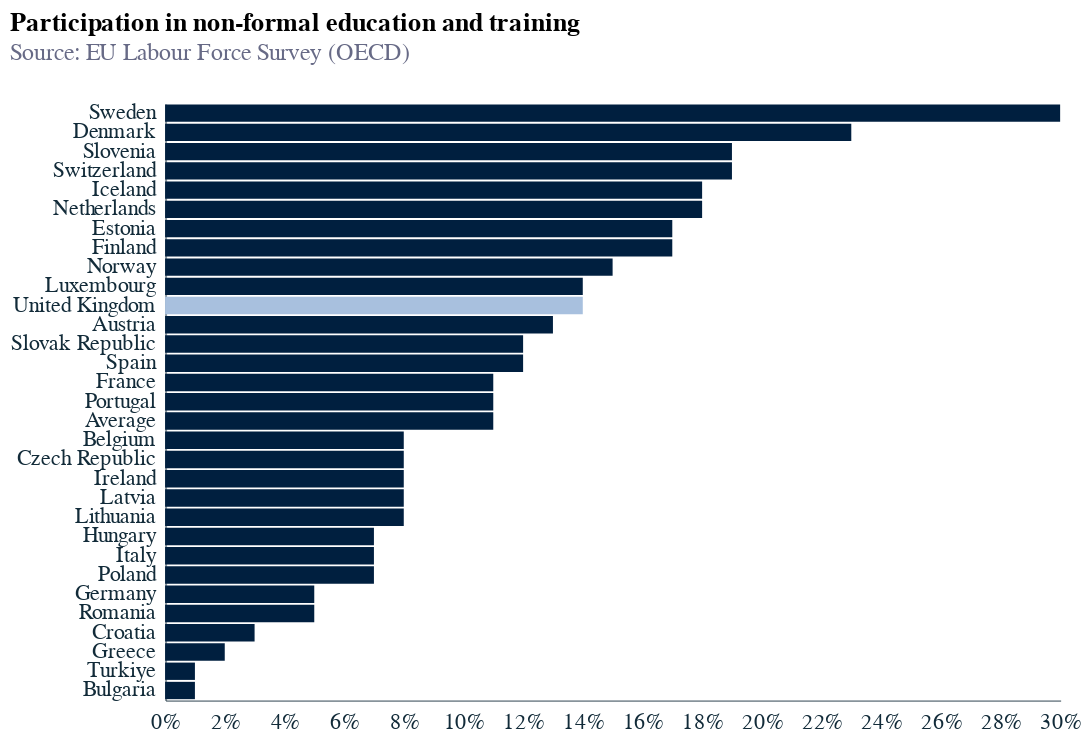

Notebook cell for this chart:
### Code cell
chart4 = alt.Chart(train_df).mark_bar(width = 20).encode(
    x=alt.X('participation:Q', title='', axis=alt.Axis(labelExpr="format(datum.value,',') + '%'")),
    y=alt.Y('Country:N', title='', sort='-x'),
    tooltip=['Country:N', 'participation:Q'],
    color=alt.condition(
        alt.datum.Country == "United Kingdom",
        alt.value('#A8C0DE'),  
        alt.value('#001f3f')
    ) 

).properties(
    title={
        "text": "Participation in non-formal education and training",
        "anchor": "start",
        "subtitle": ["Source: EU Labour Force Survey (OECD)", ""],
        "subtitleColor": "#676A86"
    },
    width=450,  # Adjust width as needed
    height=300  # Adjust height as needed
)

chart4

### Figure 1 — Vega-Lite specification as saved in the notebook (floating-point values rounded to 4 significant figures)
{"config": {"font": "Circular Std", "mark": {"line": {"interpolate": "linear"}}, "view": {"stroke": "transparent", "width": 400, "height": 300}, "range": {"category": ["#179fdb", "#e6224b", "#f4c245", "#122b39", "#eb5c2e", "#36b7b4"], "diverging": ["#E6224B", "#E54753", "#C9C9C9", "#179FDB", "#122B39"], "heatmap": ["#C9C9C9", "#179FDB", "#0063AF", "#122B39"], "ordinal": ["#00A767", "#36B7B4", "#179FDB", "#0063AF", "#243B5A"]}, "axisX": {"labelColor": "#122b39", "tickColor": "#122b39", "domainColor": "#122b39", "domainOpacity": 0.5, "gridOpacity": 0, "labelFont": "Circular Std", "labelAngle": 0, "labelAlign": "center", "labelFontSize": 11, "labelPadding": 5, "tickCount": 10, "tickSize": 0, "title": ""}, "axisY": {"labelColor": "#122b39", "labelFont": "Circular Std", "tickColor": "#122b39", "domainColor": "#122b39", "gridColor": "#122b39", "gridDash": [1, 5], "gridOpacity": 0.5, "labelPadding": 5, "labelFontSize": 11, "domainOpacity": 0.5, "tickSize": 0, "title": null, "titleAlign": "left", "titleAngle": 0, "titleBaseline": "bottom", "titleColor": "#122b39", "titleOpacity": 0.9, "titleX": 0, "titleY": -7}}, "data": {"name": "data-a3bb42ca26db28671b451574887164e6"}, "mark": {"type": "bar", "width": 20}, "encoding": {"color": {"condition": {"test": "(datum.Country === 'United Kingdom')", "value": "#A8C0DE"}, "value": "#001f3f"}, "tooltip": [{"field": "Country", "type": "nominal"}, {"field": "participation", "type": "quantitative"}], "x": {"axis": {"labelExpr": "format(datum.value,',') + '%'"}, "field": "participation", "title": "", "type": "quantitative"}, "y": {"field": "Country", "sort": "-x", "title": "", "type": "nominal"}}, "height": 300, "title": {"text": "Participation in non-formal education and training", "anchor": "start", "subtitle": ["Source: EU Labour Force Survey (OECD)", ""], "subtitleColor": "#676A86"}, "width": 450, "$schema": "https://vega.github.io/schema/vega-lite/v5.17.0.json", "datasets": {"data-a3bb42ca26db28671b451574887164e6": [{"Country": "Austria", "participation": 13}, {"Country": "Belgium", "participation": 8}, {"Country": "Czech Republic", "participation": 8}, {"Country": "Denmark", "participation": 23}, {"Country": "Estonia", "participation": 17}, {"Country": "Finland", "participation": 17}, {"Country": "France", "participation": 11}, {"Country": "Germany", "participation": 5}, {"Country": "Greece", "participation": 2}, {"Country": "Hungary", "participation": 7}, {"Country": "Iceland", "participation": 18}, {"Country": "Ireland", "participation": 8}, {"Country": "Italy", "participation": 7}, {"Country": "Latvia", "participation": 8}, {"Country": "Lithuania", "participation": 8}, {"Country": "Luxembourg", "participation": 14}, {"Country": "Netherlands", "participation": 18}, {"Country": "Norway", "participation": 15}, {"Country": "Poland", "participation": 7}, {"Country": "Portugal", "participation": 11}, {"Country": "Slovak Republic", "participation": 12}, {"Country": "Slovenia", "participation": 19}, {"Country": "Spain", "participation": 12}, {"Country": "Sweden", "participation": 30}, {"Country": "Switzerland", "participation": 19}, {"Country": "Turkiye", "participation": 1}, {"Country": "United Kingdom", "participation": 14}, {"Country": "Bulgaria", "participation": 1}, {"Country": "Croatia", "participation": 3}, {"Country": "Romania", "participation": 5}, {"Country": "Average", "participation": 11}]}}
